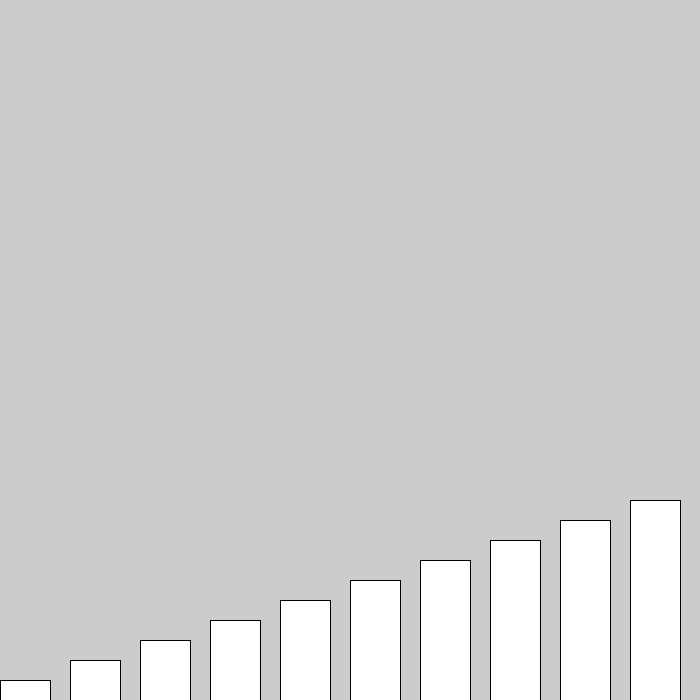
Frame 1 (no input)
Frame 60 (the mouse pressed at the canvas centre just before this capture): identical to frame 1, image omitted
Frame 120 (the mouse held since frame 60 and released just before this capture): identical to frame 1, image omitted

The Processing sketch that drew this single still picture (run headless with seeded random() and noise(); from frame 60 on, the mouse is pressed at the canvas centre):

// Processing sketch: Sorteringsalgoritme
// ── Sorteringsalgoritme.pde
int[] liste = {1, 2, 3, 4, 5, 6, 7, 8, 9, 10};
int index = 0;


void setup() {
  size(700, 700);
}

void draw() {
  display(index, liste);
  sorter(index, liste);
}


void display(int index, int[] liste) {
  int value= liste[index]; 
  rect(70*index, 700, 50, -20*value);

  if (index<liste.length-1) {
    display(index+1, liste);
  }
}


void sorter(int index, int[] liste) {
  int tilf = int(random(0, 10));
  int vA = liste[index];
  int vB = liste[tilf];

  println("vA "+vA);
  println("vB "+vB);

  if (index<liste.length-1) {
    sorter(index+1, liste);
  }
}
